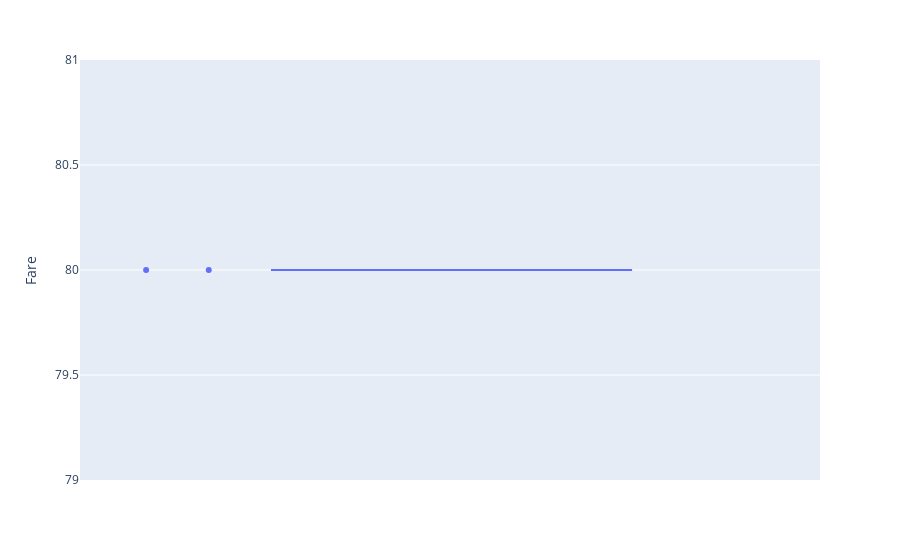

Write notebook code for a chart like this one.
### Code cell
fig = px.box(original_train_set[original_train_set['Embarked'].isna()], y="Fare", points="all")
fig.show()

### Figure 1 — Plotly figure (JSON) as saved in the notebook; plotly's stock layout.template omitted (floating-point values rounded to 4 significant figures)
{"data": [{"alignmentgroup": "True", "boxpoints": "all", "hovertemplate": "Fare=%{y}<extra></extra>", "legendgroup": "", "marker": {"color": "#636efa"}, "name": "", "notched": false, "offsetgroup": "", "orientation": "v", "showlegend": false, "type": "box", "x0": " ", "xaxis": "x", "y": [80, 80], "y0": " ", "yaxis": "y"}], "layout": {"boxmode": "group", "legend": {"tracegroupgap": 0}, "margin": {"t": 60}, "xaxis": {"anchor": "y", "domain": [0, 1]}, "yaxis": {"anchor": "x", "domain": [0, 1], "title": {"text": "Fare"}}}}
